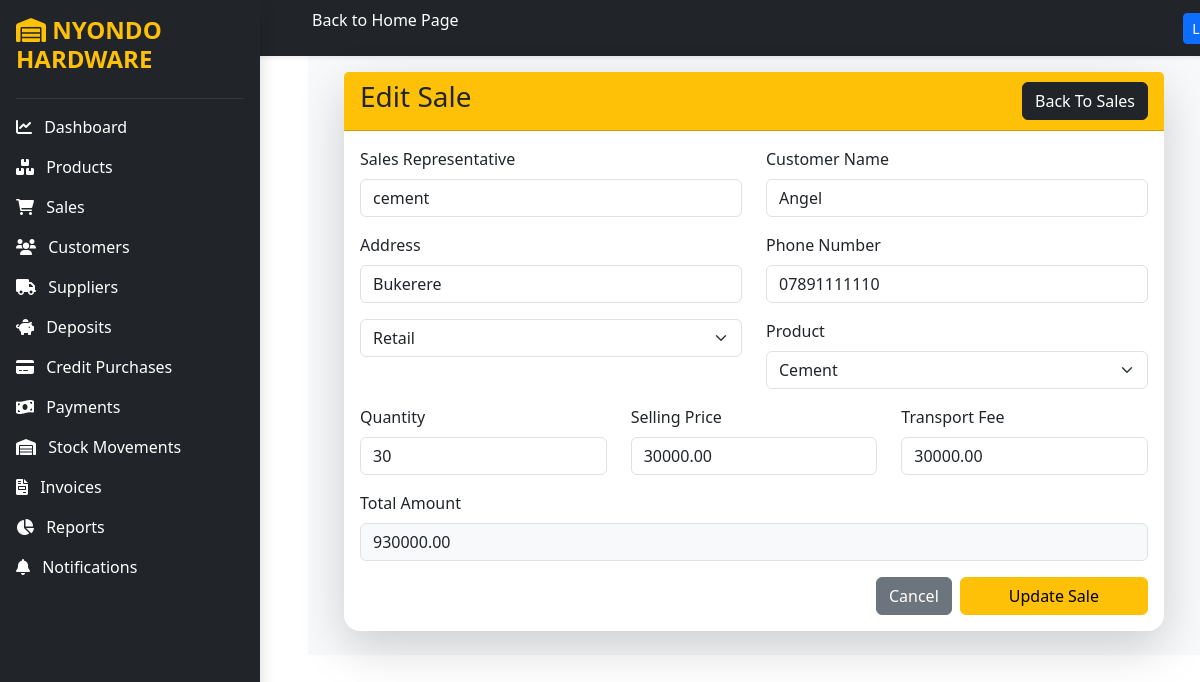
Screenshot of /edit_sale/4/ with the database file from the repository.
### core/models.py (models this page shows, shortened)
class Sale(models.Model):
    CUSTOMER_TYPES = (
        ('Retail', 'Retail'),
        ('Wholesale', 'Wholesale'),
    )
    date = models.DateTimeField(auto_now_add=True)
    sales_representative = models.CharField( max_length=200,validators=[MinLengthValidator(3)])
    customer_name = models.CharField(max_length=200,validators=[MinLengthValidator(3)])
    address = models.CharField(max_length=200,validators=[MinLengthValidator(3)])
    phone_number = models.CharField(max_length=20,validators=[phone_validator])
    customer_type = models.CharField(max_length=20,choices=CUSTOMER_TYPES)
    product_name = models.ForeignKey(Product,on_delete=models.CASCADE)
    quantity = models.IntegerField(validators=[MinValueValidator(1)])
    selling_price = models.DecimalField(max_digits=10,decimal_places=2,validators=[MinValueValidator(0)])
    total_amount = models.DecimalField(max_digits=10,decimal_places=2,validators=[MinValueValidator(0)])
    transport_fee = models.DecimalField(max_digits=10,decimal_places=2,validators=[MinValueValidator(0)])

### core/views.py (the view, shortened to what this page needs)
# urls.py: path('edit_sale/<int:id>/',views.edit_sale,name='edit_sale'),
def edit_sale(request, id):
    sale = get_object_or_404(Sale, id=id)
    products = Product.objects.all()
    context = {'sale': sale,'products': products}
    return render(request, 'edit_sales.html', context)

### core/templates/edit_sales.html (shortened to what this page needs)
{% extends 'base.html' %} {% block content %}
<div class="container mt-5">
  <div class="card shadow-lg border-0 rounded-4">
    <div class="card-header bg-warning text-dark">
      <div class="d-flex justify-content-between align-items-center">
        <h3>Edit Sale</h3>
        <a href="{% url 'sales' %}" class="btn btn-dark"> Back To Sales </a>
      </div>
    </div>
    <div class="card-body">
      <form method="POST">
        <div class="row">
          <div class="col-md-6 mb-3">
            <label class="form-label"> Sales Representative </label>
            <input
              type="text"
              name="sales_representative"
              value="{{ sale.sales_representative }}"
              class="form-control"
              required
            />
          </div>
          <div class="col-md-6 mb-3">
            <label class="form-label"> Customer Name </label>
            <input
              type="text"
              name="customer_name"
              value="{{ sale.customer_name }}"
              class="form-control"
              required
            />
          </div>
        </div>
        <div class="row">
          <div class="col-md-6 mb-3">
            <label class="form-label"> Address </label>
            <input
              type="text"
              name="address"
              value="{{ sale.address }}"
              class="form-control"
              required
            />
          </div>
          <div class="col-md-6 mb-3">
            <label class="form-label"> Phone Number </label>
            <input
              type="text"
              name="phone_number"
              value="{{ sale.phone_number }}"
              class="form-control"
              required
            />
          </div>
        </div>
        <div class="row">
          <div class="col-md-6 mb-3">
            <select name="customer_type" class="form-select">
              <option value="{{ sale.customer_type }}">
                {{ sale.customer_type }}
              </option>
            </select>
          </div>
          <div class="col-md-6 mb-3">
            <label class="form-label"> Product </label>
            <select name="product_name" class="form-select" required>
              {% for product in products %}
              <option
                value="{{ product.id }}"
                {%
                if
                sale.product_name.id=""
                ="product.id"
                %}selected{%
                endif
                %}
              >
                {{ product.name }}
              </option>
              {% endfor %}
            </select>
          </div>
        </div>
        <div class="row">
          <div class="col-md-4 mb-3">
            <label class="form-label"> Quantity </label>
            <input
              type="number"
              name="quantity"
              value="{{ sale.quantity }}"
              class="form-control"
              required
            />
          </div>
          <div class="col-md-4 mb-3">
            <label class="form-label"> Selling Price </label>
            <input
              type="number"
              step="0.01"
              name="selling_price"
              value="{{ sale.selling_price }}"
              class="form-control"
              required
            />
          </div>
          <div class="col-md-4 mb-3">
            <label class="form-label"> Transport Fee </label>
            <input
              type="number"
              step="0.01"
              name="transport_fee"
              value="{{ sale.transport_fee }}"
              class="form-control"
            />
          </div>
        </div>
        <div class="mb-3">
          <label class="form-label"> Total Amount </label>
          <input
            type="text"
            value="{{ sale.total_amount }}"
            class="form-control bg-light"
            readonly
          />
        </div>
        <div class="d-flex justify-content-end gap-2">
          <a href="{% url 'sales' %}" class="btn btn-secondary"> Cancel </a>
          <button type="submit" class="btn btn-warning px-5">
            Update Sale
          </button>
        </div>
      </form>
    </div>
  </div>
</div>
{% endblock %}

### rows the page displays
Sale: sales_representative "cement", customer_name "Angel", address "Bukerere", phone_number "07891111110", customer_type "Retail", quantity "30", selling_price "30000.00", transport_fee "30000.00", total_amount "930000.00"

### other values shown
form field product_name "Cement"
